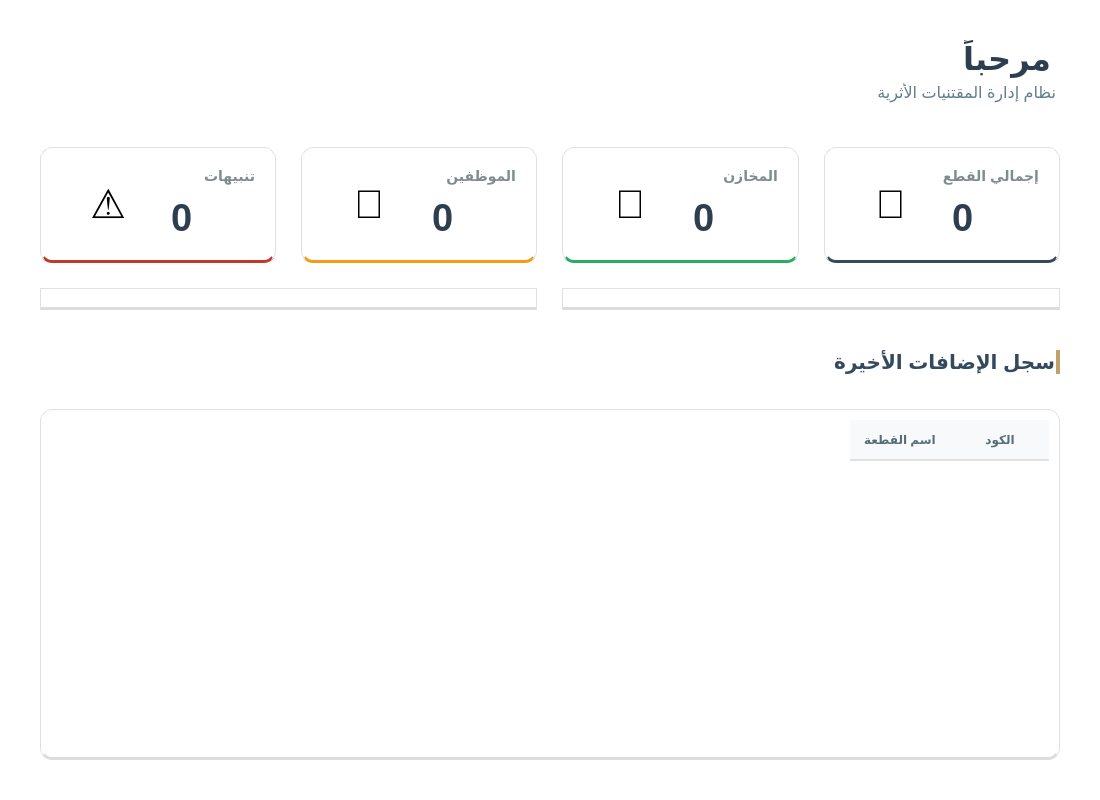
<?xml version="1.0" encoding="UTF-8"?>
<ui version="4.0">
 <class>Form</class>
 <widget class="QWidget" name="Form">
  <property name="geometry">
   <rect>
    <x>0</x>
    <y>0</y>
    <width>1100</width>
    <height>800</height>
   </rect>
  </property>
  <property name="windowTitle">
   <string>Dashboard</string>
  </property>
  <property name="layoutDirection">
   <enum>Qt::RightToLeft</enum>
  </property>
  <property name="styleSheet">
   <string notr="true">
    QWidget { 
        font-family: 'Leelawadee UI', 'Segoe UI', sans-serif; 
        background-color: transparent; 
    }

    /* === العناوين === */
    #lblWelcome { 
        font-size: 32px; 
        font-weight: 800; 
        color: #2c3e50; /* كحلي غامق */
        margin-bottom: 5px; 
    }
    #lblSub { 
        font-size: 16px; 
        color: #607d8b; /* رمادي مزرق */
        margin-bottom: 20px; 
    }
    #lblSectionTitle { 
        font-size: 20px; 
        font-weight: bold; 
        color: #34495e; 
        margin-top: 15px; 
        margin-bottom: 10px;
        border-right: 4px solid #c0a16b; /* لون ذهبي تراثي */
        padding-right: 10px;
    }

    /* === البطاقات العلوية === */
    #cardTotal, #cardStorage, #cardUsers, #cardAlert {
        background-color: white;
        border-radius: 12px;
        border: 1px solid #e0e0e0;
        border-bottom: 3px solid #cfd8dc; 
    }

    /* ألوان هادئة للبطاقات (Border Bottom) */
    #cardTotal   { border-bottom-color: #34495e; } /* كحلي */
    #cardStorage { border-bottom-color: #27ae60; } /* أخضر عشبي */
    #cardUsers   { border-bottom-color: #f39c12; } /* برتقالي هادئ */
    #cardAlert   { border-bottom-color: #c0392b; } /* أحمر قرميدي */

    /* === نصوص داخل البطاقات (باستخدام الأسماء) === */
    /* العناوين */
    #t1, #t2, #t3, #t4 { 
        font-size: 14px; 
        color: #7f8c8d; 
        font-weight: 700; 
        text-transform: uppercase; 
    }
    /* القيم (الأرقام) */
    #valArtifacts, #valStorage, #valUsers, #valAlerts { 
        font-size: 38px; 
        font-weight: 800; 
        color: #2c3e50; 
        margin-top: 5px;
    }
    /* الأيقونات */
    #icon1, #icon2, #icon3, #icon4 { font-size: 40px; }

    /* === الشارت والجدول === */
    #chartFrame1, #chartFrame2, #recentContainer {
        background-color: white;
        border-radius: 12px;
        border: 1px solid #e0e0e0;
        border-bottom: 3px solid #dcdcdc;
    }

    /* الجدول */
    QTableWidget {
        background-color: white;
        border: none;
        gridline-color: #f0f0f0;
        font-size: 14px;
        color: #2c3e50;
    }
    QHeaderView::section {
        background-color: #f8f9fa;
        padding: 10px;
        border: none;
        font-weight: bold;
        color: #546e7a;
        border-bottom: 2px solid #e0e0e0;
    }
   </string>
  </property>
  
  <layout class="QVBoxLayout" name="verticalLayout">
   <property name="spacing"> <number>25</number> </property>
   <property name="margin"> <number>40</number> </property>
   
   <item>
    <layout class="QVBoxLayout" name="vHeader">
     <property name="spacing"> <number>0</number> </property>
     <item> <widget class="QLabel" name="lblWelcome"> <property name="text"> <string>مرحباً</string> </property> </widget> </item>
     <item> <widget class="QLabel" name="lblSub"> <property name="text"> <string>نظام إدارة المقتنيات الأثرية</string> </property> </widget> </item>
    </layout>
   </item>

   <item>
    <layout class="QHBoxLayout" name="hCards">
     <property name="spacing"> <number>25</number> </property>
     
     <item> <widget class="QFrame" name="cardTotal"> <layout class="QHBoxLayout"> <property name="margin"> <number>20</number> </property>
      <item> <layout class="QVBoxLayout"> <item> <widget class="QLabel" name="t1"> <property name="text"> <string>إجمالي القطع</string> </property> </widget> </item> <item> <widget class="QLabel" name="valArtifacts"> <property name="text"> <string>0</string> </property> </widget> </item> </layout> </item>
      <item> <widget class="QLabel" name="icon1"> <property name="text"> <string>🏺</string> </property> <property name="alignment"> <set>Qt::AlignCenter</set> </property> </widget> </item>
     </layout> </widget> </item>

     <item> <widget class="QFrame" name="cardStorage"> <layout class="QHBoxLayout"> <property name="margin"> <number>20</number> </property>
      <item> <layout class="QVBoxLayout"> <item> <widget class="QLabel" name="t2"> <property name="text"> <string>المخازن</string> </property> </widget> </item> <item> <widget class="QLabel" name="valStorage"> <property name="text"> <string>0</string> </property> </widget> </item> </layout> </item>
      <item> <widget class="QLabel" name="icon2"> <property name="text"> <string>🏢</string> </property> <property name="alignment"> <set>Qt::AlignCenter</set> </property> </widget> </item>
     </layout> </widget> </item>

     <item> <widget class="QFrame" name="cardUsers"> <layout class="QHBoxLayout"> <property name="margin"> <number>20</number> </property>
      <item> <layout class="QVBoxLayout"> <item> <widget class="QLabel" name="t3"> <property name="text"> <string>الموظفين</string> </property> </widget> </item> <item> <widget class="QLabel" name="valUsers"> <property name="text"> <string>0</string> </property> </widget> </item> </layout> </item>
      <item> <widget class="QLabel" name="icon3"> <property name="text"> <string>👥</string> </property> <property name="alignment"> <set>Qt::AlignCenter</set> </property> </widget> </item>
     </layout> </widget> </item>
     
     <item> <widget class="QFrame" name="cardAlert"> <layout class="QHBoxLayout"> <property name="margin"> <number>20</number> </property>
      <item> <layout class="QVBoxLayout"> <item> <widget class="QLabel" name="t4"> <property name="text"> <string>تنبيهات</string> </property> </widget> </item> <item> <widget class="QLabel" name="valAlerts"> <property name="text"> <string>0</string> </property> </widget> </item> </layout> </item>
      <item> <widget class="QLabel" name="icon4"> <property name="text"> <string>⚠️</string> </property> <property name="alignment"> <set>Qt::AlignCenter</set> </property> </widget> </item>
     </layout> </widget> </item>
    </layout>
   </item>

   <item>
    <layout class="QHBoxLayout" name="hCharts">
     <property name="spacing"> <number>25</number> </property>
     <item> <widget class="QFrame" name="chartFrame1"> <layout class="QVBoxLayout" name="chartLayout1"/> </widget> </item>
     <item> <widget class="QFrame" name="chartFrame2"> <layout class="QVBoxLayout" name="chartLayout2"/> </widget> </item>
    </layout>
   </item>

   <item> <widget class="QLabel" name="lblSectionTitle"> <property name="text"> <string>سجل الإضافات الأخيرة</string> </property> </widget> </item>
   <item>
    <widget class="QFrame" name="recentContainer">
     <layout class="QVBoxLayout" name="vTable">
      <property name="margin"> <number>10</number> </property>
      <item> <widget class="QTableWidget" name="tableRecent"> 
       <property name="frameShape"> <enum>QFrame::NoFrame</enum> </property>
       <column> <property name="text"> <string>الكود</string> </property> </column> 
       <column> <property name="text"> <string>اسم القطعة</string> </property> </column> 
      </widget> </item>
     </layout>
    </widget>
   </item>
  </layout>
 </widget>
</ui>
